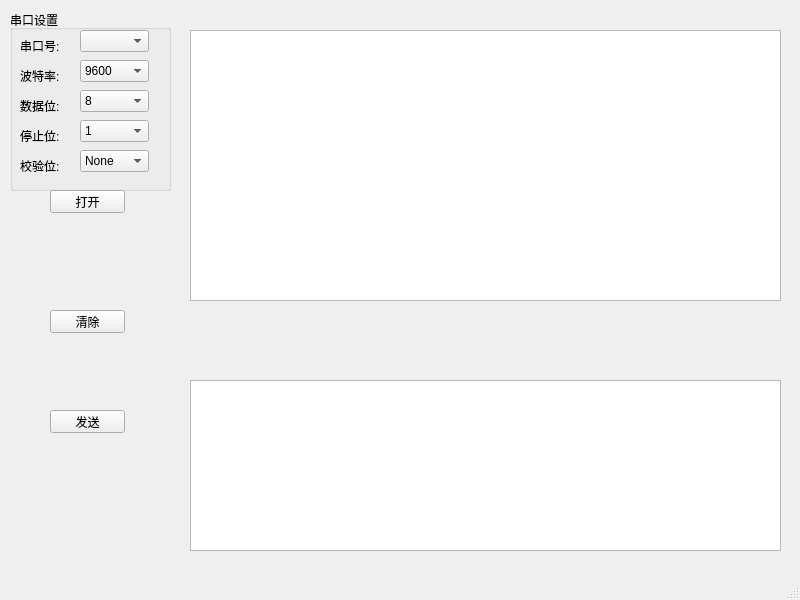
<?xml version="1.0" encoding="UTF-8"?>
<ui version="4.0">
 <class>MainWindow</class>
 <widget class="QMainWindow" name="MainWindow">
  <property name="geometry">
   <rect>
    <x>0</x>
    <y>0</y>
    <width>800</width>
    <height>600</height>
   </rect>
  </property>
  <property name="windowTitle">
   <string>MainWindow</string>
  </property>
  <widget class="QWidget" name="centralwidget">
   <widget class="QGroupBox" name="groupBox">
    <property name="geometry">
     <rect>
      <x>10</x>
      <y>10</y>
      <width>161</width>
      <height>181</height>
     </rect>
    </property>
    <property name="title">
     <string>串口设置</string>
    </property>
    <widget class="QLabel" name="label">
     <property name="geometry">
      <rect>
       <x>10</x>
       <y>30</y>
       <width>54</width>
       <height>12</height>
      </rect>
     </property>
     <property name="text">
      <string>串口号:</string>
     </property>
    </widget>
    <widget class="QLabel" name="label_2">
     <property name="geometry">
      <rect>
       <x>10</x>
       <y>60</y>
       <width>54</width>
       <height>12</height>
      </rect>
     </property>
     <property name="text">
      <string>波特率:</string>
     </property>
    </widget>
    <widget class="QComboBox" name="comboBox_2">
     <property name="geometry">
      <rect>
       <x>70</x>
       <y>50</y>
       <width>69</width>
       <height>22</height>
      </rect>
     </property>
     <property name="currentIndex">
      <number>3</number>
     </property>
     <item>
      <property name="text">
       <string>1200</string>
      </property>
     </item>
     <item>
      <property name="text">
       <string>2400</string>
      </property>
     </item>
     <item>
      <property name="text">
       <string>4800</string>
      </property>
     </item>
     <item>
      <property name="text">
       <string>9600</string>
      </property>
     </item>
     <item>
      <property name="text">
       <string>19200</string>
      </property>
     </item>
     <item>
      <property name="text">
       <string>38400</string>
      </property>
     </item>
     <item>
      <property name="text">
       <string>57600</string>
      </property>
     </item>
     <item>
      <property name="text">
       <string>115200</string>
      </property>
     </item>
    </widget>
    <widget class="QLabel" name="label_3">
     <property name="geometry">
      <rect>
       <x>10</x>
       <y>90</y>
       <width>54</width>
       <height>12</height>
      </rect>
     </property>
     <property name="text">
      <string>数据位:</string>
     </property>
    </widget>
    <widget class="QComboBox" name="comboBox_3">
     <property name="geometry">
      <rect>
       <x>70</x>
       <y>80</y>
       <width>69</width>
       <height>22</height>
      </rect>
     </property>
     <property name="currentIndex">
      <number>3</number>
     </property>
     <item>
      <property name="text">
       <string>5</string>
      </property>
     </item>
     <item>
      <property name="text">
       <string>6</string>
      </property>
     </item>
     <item>
      <property name="text">
       <string>7</string>
      </property>
     </item>
     <item>
      <property name="text">
       <string>8</string>
      </property>
     </item>
    </widget>
    <widget class="QComboBox" name="comboBox_4">
     <property name="geometry">
      <rect>
       <x>70</x>
       <y>110</y>
       <width>69</width>
       <height>22</height>
      </rect>
     </property>
     <property name="currentIndex">
      <number>0</number>
     </property>
     <item>
      <property name="text">
       <string>1</string>
      </property>
     </item>
     <item>
      <property name="text">
       <string>2</string>
      </property>
     </item>
    </widget>
    <widget class="QLabel" name="label_4">
     <property name="geometry">
      <rect>
       <x>10</x>
       <y>120</y>
       <width>54</width>
       <height>12</height>
      </rect>
     </property>
     <property name="text">
      <string>停止位:</string>
     </property>
    </widget>
    <widget class="QLabel" name="label_5">
     <property name="geometry">
      <rect>
       <x>10</x>
       <y>150</y>
       <width>54</width>
       <height>12</height>
      </rect>
     </property>
     <property name="text">
      <string>校验位:</string>
     </property>
    </widget>
    <widget class="QComboBox" name="comboBox_5">
     <property name="geometry">
      <rect>
       <x>70</x>
       <y>140</y>
       <width>69</width>
       <height>22</height>
      </rect>
     </property>
     <property name="currentIndex">
      <number>0</number>
     </property>
     <item>
      <property name="text">
       <string>None</string>
      </property>
     </item>
     <item>
      <property name="text">
       <string>Even</string>
      </property>
     </item>
     <item>
      <property name="text">
       <string>Odd</string>
      </property>
     </item>
    </widget>
    <widget class="QComboBox" name="comboBox">
     <property name="geometry">
      <rect>
       <x>70</x>
       <y>20</y>
       <width>69</width>
       <height>22</height>
      </rect>
     </property>
    </widget>
   </widget>
   <widget class="QTextBrowser" name="textBrowser">
    <property name="geometry">
     <rect>
      <x>190</x>
      <y>30</y>
      <width>591</width>
      <height>271</height>
     </rect>
    </property>
   </widget>
   <widget class="QPushButton" name="pushButton">
    <property name="geometry">
     <rect>
      <x>50</x>
      <y>190</y>
      <width>75</width>
      <height>23</height>
     </rect>
    </property>
    <property name="text">
     <string>打开</string>
    </property>
   </widget>
   <widget class="QPushButton" name="pushButton_2">
    <property name="geometry">
     <rect>
      <x>50</x>
      <y>410</y>
      <width>75</width>
      <height>23</height>
     </rect>
    </property>
    <property name="text">
     <string>发送</string>
    </property>
   </widget>
   <widget class="QPushButton" name="pushButton_3">
    <property name="geometry">
     <rect>
      <x>50</x>
      <y>310</y>
      <width>75</width>
      <height>23</height>
     </rect>
    </property>
    <property name="text">
     <string>清除</string>
    </property>
   </widget>
   <widget class="QTextEdit" name="textEdit">
    <property name="geometry">
     <rect>
      <x>190</x>
      <y>380</y>
      <width>591</width>
      <height>171</height>
     </rect>
    </property>
   </widget>
  </widget>
  <widget class="QMenuBar" name="menubar">
   <property name="geometry">
    <rect>
     <x>0</x>
     <y>0</y>
     <width>800</width>
     <height>23</height>
    </rect>
   </property>
  </widget>
  <widget class="QStatusBar" name="statusbar"/>
 </widget>
 <resources/>
 <connections/>
</ui>
